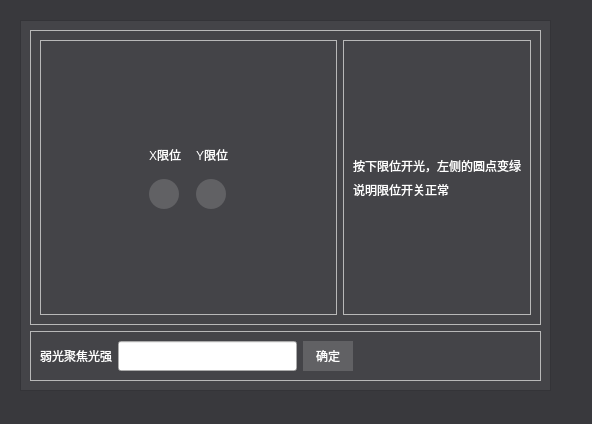
<?xml version="1.0" encoding="UTF-8"?>
<ui version="4.0">
 <class>FirmSettingForm</class>
 <widget class="QWidget" name="FirmSettingForm">
  <property name="geometry">
   <rect>
    <x>0</x>
    <y>0</y>
    <width>592</width>
    <height>424</height>
   </rect>
  </property>
  <property name="windowTitle">
   <string>Form</string>
  </property>
  <property name="styleSheet">
   <string notr="true">QWidget#FirmSettingForm{
	background-color: rgb(57, 57, 61);
}
QLabel{
	
	color: rgb(255, 255, 255);
	font: 9pt &quot;微软雅黑&quot;;
}</string>
  </property>
  <widget class="QFrame" name="frameSerial">
   <property name="geometry">
    <rect>
     <x>20</x>
     <y>20</y>
     <width>531</width>
     <height>371</height>
    </rect>
   </property>
   <property name="styleSheet">
    <string notr="true">QFrame#frameSerial{
	
	background-color: rgb(68, 68, 72);
}
QPushButton{
	border:none;
	color: rgb(255, 255, 255);
	font: 9pt &quot;微软雅黑&quot;;
	background-color: rgb(97, 97, 100);
}
QLabel{
	
	color: rgb(255, 255, 255);
	font: 9pt &quot;微软雅黑&quot;;
}</string>
   </property>
   <property name="frameShape">
    <enum>QFrame::StyledPanel</enum>
   </property>
   <property name="frameShadow">
    <enum>QFrame::Raised</enum>
   </property>
   <layout class="QVBoxLayout" name="verticalLayout_2">
    <item>
     <widget class="QFrame" name="frame_4">
      <property name="frameShape">
       <enum>QFrame::StyledPanel</enum>
      </property>
      <property name="frameShadow">
       <enum>QFrame::Raised</enum>
      </property>
      <layout class="QHBoxLayout" name="horizontalLayout_2">
       <item>
        <widget class="QFrame" name="frame">
         <property name="styleSheet">
          <string notr="true">QPushButton{
	border-radius:15px;
}</string>
         </property>
         <property name="frameShape">
          <enum>QFrame::StyledPanel</enum>
         </property>
         <property name="frameShadow">
          <enum>QFrame::Raised</enum>
         </property>
         <layout class="QGridLayout" name="gridLayout">
          <property name="spacing">
           <number>15</number>
          </property>
          <item row="3" column="1">
           <spacer name="verticalSpacer_2">
            <property name="orientation">
             <enum>Qt::Vertical</enum>
            </property>
            <property name="sizeHint" stdset="0">
             <size>
              <width>20</width>
              <height>40</height>
             </size>
            </property>
           </spacer>
          </item>
          <item row="0" column="1">
           <spacer name="verticalSpacer">
            <property name="orientation">
             <enum>Qt::Vertical</enum>
            </property>
            <property name="sizeHint" stdset="0">
             <size>
              <width>20</width>
              <height>40</height>
             </size>
            </property>
           </spacer>
          </item>
          <item row="2" column="0">
           <spacer name="horizontalSpacer">
            <property name="orientation">
             <enum>Qt::Horizontal</enum>
            </property>
            <property name="sizeHint" stdset="0">
             <size>
              <width>40</width>
              <height>20</height>
             </size>
            </property>
           </spacer>
          </item>
          <item row="1" column="1">
           <widget class="QLabel" name="label">
            <property name="text">
             <string>X限位</string>
            </property>
            <property name="alignment">
             <set>Qt::AlignCenter</set>
            </property>
           </widget>
          </item>
          <item row="1" column="2">
           <widget class="QLabel" name="label_2">
            <property name="text">
             <string>Y限位</string>
            </property>
            <property name="alignment">
             <set>Qt::AlignCenter</set>
            </property>
           </widget>
          </item>
          <item row="2" column="1">
           <widget class="QPushButton" name="xEnd">
            <property name="minimumSize">
             <size>
              <width>30</width>
              <height>30</height>
             </size>
            </property>
            <property name="maximumSize">
             <size>
              <width>30</width>
              <height>30</height>
             </size>
            </property>
            <property name="text">
             <string/>
            </property>
           </widget>
          </item>
          <item row="2" column="2">
           <widget class="QPushButton" name="yEnd">
            <property name="minimumSize">
             <size>
              <width>30</width>
              <height>30</height>
             </size>
            </property>
            <property name="maximumSize">
             <size>
              <width>30</width>
              <height>30</height>
             </size>
            </property>
            <property name="text">
             <string/>
            </property>
           </widget>
          </item>
          <item row="2" column="3">
           <spacer name="horizontalSpacer_2">
            <property name="orientation">
             <enum>Qt::Horizontal</enum>
            </property>
            <property name="sizeHint" stdset="0">
             <size>
              <width>40</width>
              <height>20</height>
             </size>
            </property>
           </spacer>
          </item>
          <item row="0" column="2">
           <spacer name="verticalSpacer_3">
            <property name="orientation">
             <enum>Qt::Vertical</enum>
            </property>
            <property name="sizeHint" stdset="0">
             <size>
              <width>20</width>
              <height>40</height>
             </size>
            </property>
           </spacer>
          </item>
          <item row="3" column="2">
           <spacer name="verticalSpacer_4">
            <property name="orientation">
             <enum>Qt::Vertical</enum>
            </property>
            <property name="sizeHint" stdset="0">
             <size>
              <width>20</width>
              <height>40</height>
             </size>
            </property>
           </spacer>
          </item>
         </layout>
        </widget>
       </item>
       <item>
        <widget class="QFrame" name="frame_3">
         <property name="frameShape">
          <enum>QFrame::StyledPanel</enum>
         </property>
         <property name="frameShadow">
          <enum>QFrame::Raised</enum>
         </property>
         <layout class="QVBoxLayout" name="verticalLayout">
          <item>
           <spacer name="verticalSpacer_5">
            <property name="orientation">
             <enum>Qt::Vertical</enum>
            </property>
            <property name="sizeHint" stdset="0">
             <size>
              <width>20</width>
              <height>40</height>
             </size>
            </property>
           </spacer>
          </item>
          <item>
           <widget class="QLabel" name="label_4">
            <property name="text">
             <string>按下限位开光，左侧的圆点变绿</string>
            </property>
           </widget>
          </item>
          <item>
           <widget class="QLabel" name="label_5">
            <property name="text">
             <string>说明限位开关正常</string>
            </property>
           </widget>
          </item>
          <item>
           <spacer name="verticalSpacer_6">
            <property name="orientation">
             <enum>Qt::Vertical</enum>
            </property>
            <property name="sizeHint" stdset="0">
             <size>
              <width>20</width>
              <height>40</height>
             </size>
            </property>
           </spacer>
          </item>
         </layout>
        </widget>
       </item>
      </layout>
     </widget>
    </item>
    <item>
     <widget class="QFrame" name="frame_2">
      <property name="frameShape">
       <enum>QFrame::StyledPanel</enum>
      </property>
      <property name="frameShadow">
       <enum>QFrame::Raised</enum>
      </property>
      <layout class="QHBoxLayout" name="horizontalLayout">
       <item>
        <widget class="QLabel" name="label_3">
         <property name="minimumSize">
          <size>
           <width>0</width>
           <height>30</height>
          </size>
         </property>
         <property name="text">
          <string>弱光聚焦光强</string>
         </property>
        </widget>
       </item>
       <item>
        <widget class="QLineEdit" name="lineEditPower">
         <property name="minimumSize">
          <size>
           <width>0</width>
           <height>30</height>
          </size>
         </property>
        </widget>
       </item>
       <item>
        <widget class="QPushButton" name="pushButton">
         <property name="minimumSize">
          <size>
           <width>50</width>
           <height>30</height>
          </size>
         </property>
         <property name="text">
          <string>确定</string>
         </property>
        </widget>
       </item>
       <item>
        <spacer name="horizontalSpacer_3">
         <property name="orientation">
          <enum>Qt::Horizontal</enum>
         </property>
         <property name="sizeHint" stdset="0">
          <size>
           <width>40</width>
           <height>20</height>
          </size>
         </property>
        </spacer>
       </item>
      </layout>
     </widget>
    </item>
   </layout>
  </widget>
 </widget>
 <resources/>
 <connections/>
</ui>
